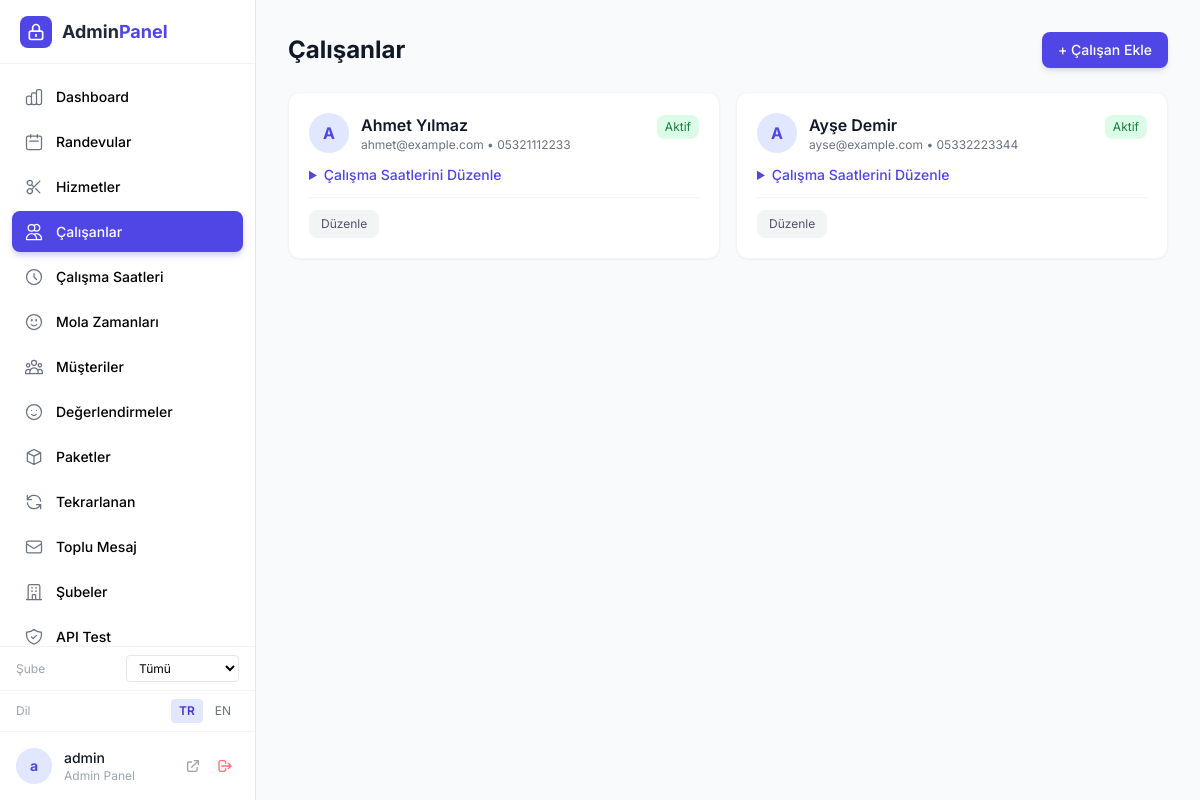
The page /admin/employees.php (signed in) on the database its author committed.
### tables this page shows
CREATE TABLE IF NOT EXISTS employees (
    id INT AUTO_INCREMENT PRIMARY KEY,
    branch_id INT DEFAULT NULL,
    name VARCHAR(100) NOT NULL,
    email VARCHAR(100) NULL,
    phone VARCHAR(20) NOT NULL,
    is_active TINYINT(1) DEFAULT 1,
    created_at TIMESTAMP DEFAULT CURRENT_TIMESTAMP,
    FOREIGN KEY (branch_id) REFERENCES branches(id) ON DELETE SET NULL
);

### admin/employees.php (called while the page is built, shortened)
<?php
require __DIR__ . '/_init.php';
require __DIR__ . '/pages/head.php';
?>
<?php require __DIR__ . '/pages/employees.php'; ?>
<?php require __DIR__ . '/pages/footer.php'; ?>

### admin/pages/employees.php (the view, shortened to what this page needs)
<?php $employees = $pdo->query("SELECT * FROM employees ORDER BY id")->fetchAll(); ?>
<div class="flex items-center justify-between mb-6">
    <h1 class="text-2xl font-bold text-gray-900">Çalışanlar</h1>
    <button onclick="openEmpModal()" class="px-4 py-2 bg-indigo-600 text-white rounded-lg text-sm font-medium hover:bg-indigo-700 shadow-md">+ Çalışan Ekle</button>
</div>
<div class="grid grid-cols-1 md:grid-cols-2 gap-4">
    <?php foreach ($employees as $e): ?>
    <div class="bg-white rounded-xl shadow-sm border border-gray-100 p-5 <?= $e['is_active'] ? '' : 'opacity-60' ?>">
        <div class="flex items-start justify-between mb-3">
            <div class="flex items-center gap-3">
                <div class="w-10 h-10 rounded-full bg-indigo-100 flex items-center justify-center text-indigo-600 font-bold"><?= mb_substr($e['name'], 0, 1) ?></div>
                <div>
                    <h3 class="font-semibold text-gray-900"><?= htmlspecialchars($e['name']) ?></h3>
                    <p class="text-xs text-gray-500"><?= htmlspecialchars($e['email']) ?> • <?= htmlspecialchars($e['phone']) ?></p>
                </div>
            </div>
            <form method="POST" class="inline">
                <button type="submit" class="px-2 py-1 text-xs rounded-lg <?= $e['is_active'] ? 'bg-green-100 text-green-700' : 'bg-gray-100 text-gray-500' ?>">
                    <?= $e['is_active'] ? 'Aktif' : 'Pasif' ?>
                </button>
            </form>
        </div>
        <details class="mt-3">
            <summary class="text-sm text-indigo-600 cursor-pointer hover:text-indigo-800 font-medium">Çalışma Saatlerini Düzenle</summary>
        </details>
        <div class="flex gap-2 mt-3 pt-3 border-t border-gray-100">
            <button onclick="editEmp(<?= $e['id'] ?>, '<?= htmlspecialchars($e['name'], ENT_QUOTES) ?>', '<?= htmlspecialchars($e['email'], ENT_QUOTES) ?>', '<?= htmlspecialchars($e['phone'], ENT_QUOTES) ?>')" class="px-3 py-1.5 bg-gray-100 text-gray-600 rounded-lg text-xs hover:bg-gray-200">Düzenle</button>
        </div>
    </div>
    <?php endforeach; ?>
</div>

### admin/pages/head.php (style rules this page uses)
* { font-family: 'Inter', sans-serif; }

### rows shown on the page
employees: name "A", name "Ahmet Yılmaz", email "ahmet@example.com", phone "05321112233", is_active "Aktif"
employees: name "A", name "Ayşe Demir", email "ayse@example.com", phone "05332223344", is_active "Aktif"

### other values the page prints
$info[0] "Dashboard"
$info[0] "Randevular"
$info[0] "Hizmetler"
$info[0] "Çalışanlar"
$info[0] "Çalışma Saatleri"
$info[0] "Mola Zamanları"
$info[0] "Müşteriler"
$info[0] "Değerlendirmeler"
$info[0] "Paketler"
$info[0] "Tekrarlanan"
$info[0] "Toplu Mesaj"
$info[0] "Şubeler"
$info[0] "API Test"
_t('language') "Dil"
mb_substr($_SESSION['admin_username'] ?? 'A', 0, 1) "a"
